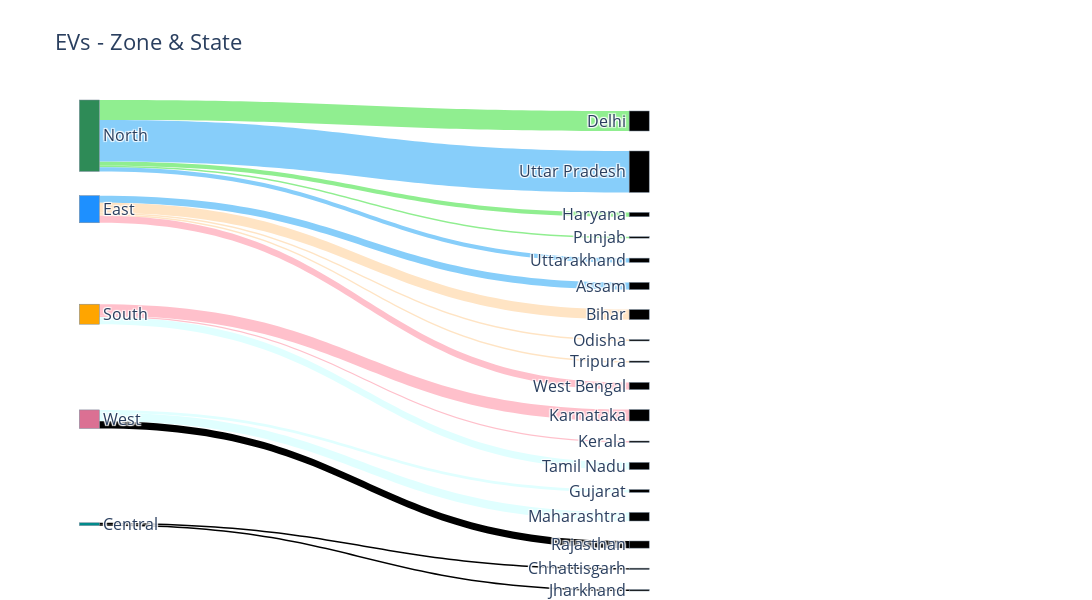

Write notebook code for a chart like this one.
### Markdown cell above
[0.01, 0.26, 0.51, 0.76, 1.01, 0.05, 0.07, 0.09, 0.11, 0.13, 0.15, 0.17, 0.19, 0.21, 0.23, 0.25, 0.27, 0.29, 0.31, 0.33, 0.35, 0.37, 0.39]

### Code cell
# Display the figure
NODES = dict(pad  = 20, thickness = 20, line  = dict(color = "lightslategrey", width = 0.5),hovertemplate=" ",
            label = node_labels, x = node_x_pos, y = node_y_pos, color = node_colors)

LINKS = dict(source = source, target = target, value = link_values, 
            label = link_labels, color = link_colors,
            hovertemplate="%{label}",)

data = go.Sankey( arrangement='snap', node = NODES, link = LINKS)
fig = go.Figure(data)
fig.update_traces( valueformat='3d', valuesuffix=' %', selector=dict(type='sankey'))
fig.update_layout(title="EVs - Zone & State",  font_size=16,  width=1200,height=600,)
fig.update_layout(hoverlabel=dict( bgcolor="grey", font_size=14, font_family="Rockwell"))
fig.show()

### Figure 1 — Plotly figure (JSON) as saved in the notebook; plotly's stock layout.template omitted (floating-point values rounded to 4 significant figures)
{"data": [{"arrangement": "snap", "link": {"color": ["lightgreen", "lightgreen", "lightgreen", "lightskyblue", "lightskyblue", "lightskyblue", "bisque", "bisque", "bisque", "pink", "pink", "pink", "lightcyan", "lightcyan", "lightcyan"], "hovertemplate": "%{label}", "label": ["North-Delhi", "North-Haryana", "North-Punjab", "North-Uttar Pradesh", "North-Uttarakhand", "East-Assam", "East-Bihar", "East-Odisha", "East-Tripura", "East-West Bengal", "South-Karnataka", "South-Kerala", "South-Tamil Nadu", "West-Gujarat", "West-Maharashtra", "West-Rajasthan", "Central-Chhattisgarh", "Central-Jharkhand"], "source": [0, 0, 0, 0, 0, 1, 1, 1, 1, 1, 2, 2, 2, 3, 3, 3, 4, 4], "target": [5, 6, 7, 8, 9, 10, 11, 12, 13, 14, 15, 16, 17, 18, 19, 20, 21, 22], "value": [14, 3, 1, 29, 3, 5, 7, 1, 1, 5, 8, 1, 5, 2, 6, 5, 1, 1]}, "node": {"color": ["seagreen", "dodgerblue", "orange", "palevioletred", "darkcyan"], "hovertemplate": " ", "label": ["North", "East", "South", "West", "Central", "Delhi", "Haryana", "Punjab", "Uttar Pradesh", "Uttarakhand", "Assam", "Bihar", "Odisha", "Tripura", "West Bengal", "Karnataka", "Kerala", "Tamil Nadu", "Gujarat", "Maharashtra", "Rajasthan", "Chhattisgarh", "Jharkhand"], "line": {"color": "lightslategrey", "width": 0.5}, "pad": 20, "thickness": 20, "x": [0.01, 0.01, 0.01, 0.01, 0.01, 0.6, 0.6, 0.6, 0.6, 0.6, 0.6, 0.6, 0.6, 0.6, 0.6, 0.6, 0.6, 0.6, 0.6, 0.6, 0.6, 0.6, 0.6], "y": [0.01, 0.26, 0.51, 0.76, 1.01, 0.05, 0.07, 0.09, 0.11, 0.13, 0.15, 0.17, 0.19, 0.21, 0.23, 0.25, 0.27, 0.29, 0.31, 0.33, 0.35, 0.37, 0.39]}, "type": "sankey", "valueformat": "3d", "valuesuffix": " %"}], "layout": {"font": {"size": 16}, "height": 600, "hoverlabel": {"bgcolor": "grey", "font": {"family": "Rockwell", "size": 14}}, "title": {"text": "EVs - Zone & State"}, "width": 1200}}
